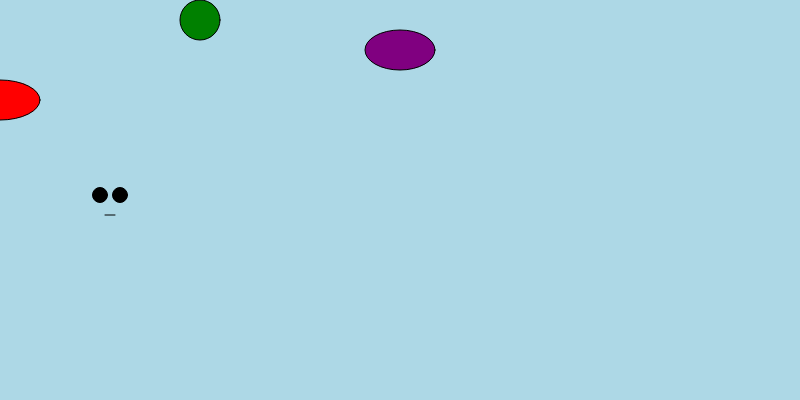
Frame 1 (no input)
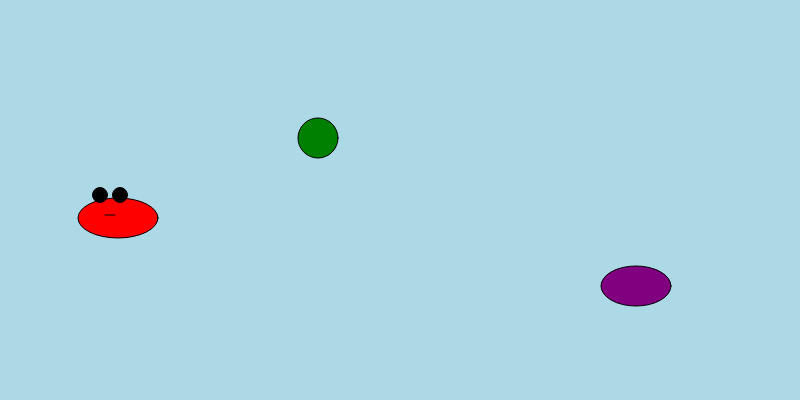
Frame 60 (no input)
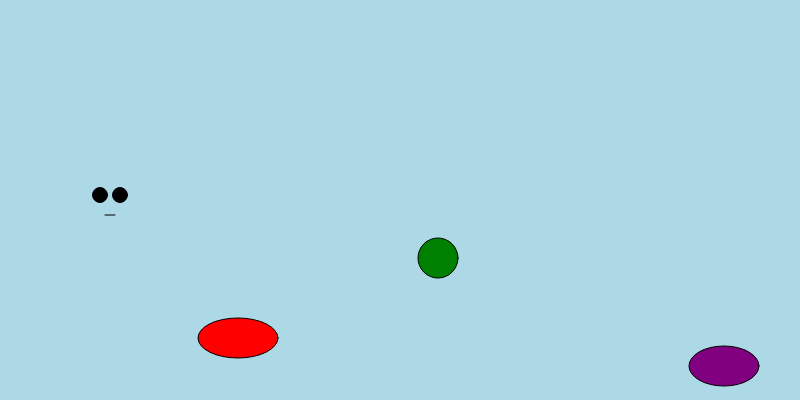
Frame 120 (the mouse pressed at the canvas centre since frame 60)

The p5.js sketch that drew these frames (run headless with seeded random() and noise() and a simulated clock; from frame 60 on, the mouse is pressed at the canvas centre):

// p5.js sketch
// ── sketch.js
//create a variable to hold one ball
let b;
let anotherBall;
let anotherBalltwo;
let f;

function setup() {
  createCanvas(800, 400);
  b = new Ball(0, 100,"red", 80, 2); //make a new ball from the Ball class and call it b.
  anotherBall = new Ball(200,20,"green",40, 2);
anotherBalltwo = new Ball(400,50,"purple",70, 4);
  f = new Faces(10,100,"pink");
}


function draw(){
	background("lightblue");
    b.drawBall(); //draw the ball called b (go look in the Ball class for the drawBall function)
    b.moveBall(); //move the ball called b (go look in the Ball class for the moveBall function)
    anotherBall.drawBall();
    anotherBall.moveBall();
      anotherBalltwo.drawBall();
    anotherBalltwo.moveBall();
    f.drawface();

}


//ball class from which to create new balls with similar properties.
class Ball {

	constructor(x,y,color,diameter,speed){ //every ball needs an x value and a y value
		    this.x = x;
    		this.y = y;
        this.color= color;
        this.diameter = diameter;
        this.speed = speed;

	}
	drawBall(){  // draw a ball on the screen at x,y
    		stroke(0);
    		fill(this.color);
		    ellipse(this.x,this.y,this.diameter, 40);
	}
	moveBall(){ //update the location of the ball, so it moves across the screen

  this.x = this.x+this.speed;

if (this.x===800){
  this.speed = -this.speed
}
  if (this.x===0){
    this.speed = -this.speed
}

  this.y = this.y+this.speed;

    if (this.y===400){
      this.speed = -this.speed
}
      if (this.y===0){
        this.speed = -this.speed

  }
 }
}




class Faces {
  constructor(x,y, color){
    this.x = x;
    this.y = y;
    this.color = color

  }

   drawface() {
   fill(this.color);
    ellipse(this.x+100,this,this.y+100,50)
    fill(0)
  ellipse(this.x+90,this.y+95,15)
   ellipse(this.x+110,this.y+95,15)
   line(this.x+95,this.y+115,this.x+105,this.y+115)

  }
}
